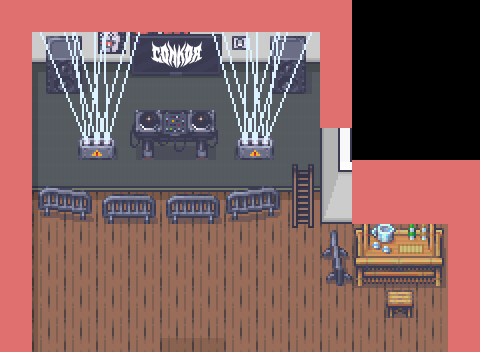

Tiled map render using the project's own tile images. Description and the map definition, with tile-layer contents summarised, below:
An orthogonal 15x11 tile map with 32x32 px tiles, 8 tile layers (floor, wall, ladder, bed, ...), 8 tilesets and 20 objects (1, 2, 3, 4, 5, ...).

<map version="1.10" tiledversion="1.11.2" orientation="orthogonal" renderorder="right-down" width="15" height="11" tilewidth="32" tileheight="32" infinite="0" nextlayerid="20" nextobjectid="51">
 <editorsettings>
  <export target="connor_room2.json" format="json" />
 </editorsettings>
 <tileset firstgid="1" name="room_builder" tilewidth="32" tileheight="32" tilecount="8588" columns="76">
  <image source="../tilesets/room_builder.png" width="2432" height="3616" />
 </tileset>
 <tileset firstgid="8589" name="beach" tilewidth="32" tileheight="32" tilecount="4000" columns="32">
  <image source="../tilesets/beach.png" width="1024" height="4000" />
 </tileset>
 <tileset firstgid="12589" name="generic" tilewidth="32" tileheight="32" tilecount="1248" columns="16">
  <image source="../tilesets/generic.png" width="512" height="2496" />
 </tileset>
 <tileset firstgid="13837" name="tv" tilewidth="32" tileheight="32" tilecount="224" columns="16">
  <image source="../tilesets/tv.png" width="512" height="448" />
 </tileset>
 <tileset firstgid="14061" name="halloween" tilewidth="32" tileheight="32" tilecount="976" columns="16">
  <image source="../tilesets/halloween.png" width="512" height="1952" />
 </tileset>
 <tileset firstgid="15037" name="floors" tilewidth="32" tileheight="32" tilecount="600" columns="15">
  <image source="../tilesets/floors.png" width="480" height="1280" />
 </tileset>
 <tileset firstgid="15637" name="conkortv" tilewidth="32" tileheight="32" tilecount="224" columns="16">
  <image source="../tilesets/conkortv.png" width="512" height="448" />
 </tileset>
 <tileset firstgid="15861" name="laser" tilewidth="32" tileheight="32" tilecount="1440" columns="160">
  <image source="../tilesets/laser.png" width="5120" height="288" />
  <tile id="641">
   <animation>
    <frame tileid="641" duration="150" />
    <frame tileid="649" duration="150" />
    <frame tileid="657" duration="150" />
    <frame tileid="665" duration="150" />
    <frame tileid="673" duration="150" />
    <frame tileid="681" duration="150" />
    <frame tileid="689" duration="150" />
    <frame tileid="697" duration="150" />
    <frame tileid="705" duration="150" />
    <frame tileid="713" duration="150" />
    <frame tileid="721" duration="150" />
    <frame tileid="729" duration="150" />
    <frame tileid="737" duration="150" />
    <frame tileid="745" duration="150" />
    <frame tileid="753" duration="150" />
    <frame tileid="761" duration="150" />
    <frame tileid="769" duration="150" />
    <frame tileid="777" duration="150" />
    <frame tileid="785" duration="150" />
    <frame tileid="793" duration="150" />
   </animation>
  </tile>
  <tile id="642">
   <animation>
    <frame tileid="642" duration="150" />
    <frame tileid="650" duration="150" />
    <frame tileid="658" duration="150" />
    <frame tileid="666" duration="150" />
    <frame tileid="674" duration="150" />
    <frame tileid="682" duration="150" />
    <frame tileid="690" duration="150" />
    <frame tileid="698" duration="150" />
    <frame tileid="706" duration="150" />
    <frame tileid="714" duration="150" />
    <frame tileid="722" duration="150" />
    <frame tileid="730" duration="150" />
    <frame tileid="738" duration="150" />
    <frame tileid="746" duration="150" />
    <frame tileid="754" duration="150" />
    <frame tileid="762" duration="150" />
    <frame tileid="770" duration="150" />
    <frame tileid="778" duration="150" />
    <frame tileid="794" duration="150" />
    <frame tileid="786" duration="150" />
   </animation>
  </tile>
  <tile id="643">
   <animation>
    <frame tileid="643" duration="150" />
    <frame tileid="651" duration="150" />
    <frame tileid="659" duration="150" />
    <frame tileid="667" duration="150" />
    <frame tileid="675" duration="150" />
    <frame tileid="683" duration="150" />
    <frame tileid="691" duration="150" />
    <frame tileid="699" duration="150" />
    <frame tileid="707" duration="150" />
    <frame tileid="715" duration="150" />
    <frame tileid="723" duration="150" />
    <frame tileid="731" duration="150" />
    <frame tileid="739" duration="150" />
    <frame tileid="747" duration="150" />
    <frame tileid="755" duration="150" />
    <frame tileid="763" duration="150" />
    <frame tileid="771" duration="150" />
    <frame tileid="779" duration="150" />
    <frame tileid="787" duration="150" />
    <frame tileid="795" duration="150" />
   </animation>
  </tile>
  <tile id="644">
   <animation>
    <frame tileid="644" duration="150" />
    <frame tileid="652" duration="150" />
    <frame tileid="660" duration="150" />
    <frame tileid="668" duration="150" />
    <frame tileid="676" duration="150" />
    <frame tileid="684" duration="150" />
    <frame tileid="692" duration="150" />
    <frame tileid="700" duration="150" />
    <frame tileid="708" duration="150" />
    <frame tileid="716" duration="150" />
    <frame tileid="724" duration="150" />
    <frame tileid="732" duration="150" />
    <frame tileid="740" duration="150" />
    <frame tileid="748" duration="150" />
    <frame tileid="756" duration="150" />
    <frame tileid="764" duration="150" />
    <frame tileid="772" duration="150" />
    <frame tileid="780" duration="150" />
    <frame tileid="788" duration="150" />
    <frame tileid="796" duration="150" />
   </animation>
  </tile>
  <tile id="645">
   <animation>
    <frame tileid="645" duration="150" />
    <frame tileid="653" duration="150" />
    <frame tileid="661" duration="150" />
    <frame tileid="669" duration="150" />
    <frame tileid="677" duration="150" />
    <frame tileid="685" duration="150" />
    <frame tileid="693" duration="150" />
    <frame tileid="701" duration="150" />
    <frame tileid="709" duration="150" />
    <frame tileid="717" duration="150" />
    <frame tileid="725" duration="150" />
    <frame tileid="733" duration="150" />
    <frame tileid="741" duration="150" />
    <frame tileid="749" duration="150" />
    <frame tileid="757" duration="150" />
    <frame tileid="765" duration="150" />
    <frame tileid="773" duration="150" />
    <frame tileid="781" duration="150" />
    <frame tileid="789" duration="150" />
    <frame tileid="797" duration="150" />
   </animation>
  </tile>
  <tile id="802">
   <animation>
    <frame tileid="802" duration="150" />
    <frame tileid="810" duration="150" />
    <frame tileid="818" duration="150" />
    <frame tileid="826" duration="150" />
    <frame tileid="834" duration="150" />
    <frame tileid="842" duration="150" />
    <frame tileid="850" duration="150" />
    <frame tileid="858" duration="150" />
    <frame tileid="866" duration="150" />
    <frame tileid="874" duration="150" />
    <frame tileid="882" duration="150" />
    <frame tileid="890" duration="150" />
    <frame tileid="898" duration="150" />
    <frame tileid="906" duration="150" />
    <frame tileid="914" duration="150" />
    <frame tileid="922" duration="150" />
    <frame tileid="930" duration="150" />
    <frame tileid="938" duration="150" />
    <frame tileid="946" duration="150" />
    <frame tileid="954" duration="150" />
   </animation>
  </tile>
  <tile id="803">
   <animation>
    <frame tileid="803" duration="150" />
    <frame tileid="811" duration="150" />
    <frame tileid="819" duration="150" />
    <frame tileid="827" duration="150" />
    <frame tileid="835" duration="150" />
    <frame tileid="843" duration="150" />
    <frame tileid="851" duration="150" />
    <frame tileid="859" duration="150" />
    <frame tileid="867" duration="150" />
    <frame tileid="875" duration="150" />
    <frame tileid="883" duration="150" />
    <frame tileid="891" duration="150" />
    <frame tileid="899" duration="150" />
    <frame tileid="907" duration="150" />
    <frame tileid="915" duration="150" />
    <frame tileid="923" duration="150" />
    <frame tileid="931" duration="150" />
    <frame tileid="939" duration="150" />
    <frame tileid="947" duration="150" />
    <frame tileid="955" duration="150" />
   </animation>
  </tile>
  <tile id="804">
   <animation>
    <frame tileid="804" duration="150" />
    <frame tileid="812" duration="150" />
    <frame tileid="820" duration="150" />
    <frame tileid="828" duration="150" />
    <frame tileid="836" duration="150" />
    <frame tileid="844" duration="150" />
    <frame tileid="852" duration="150" />
    <frame tileid="860" duration="150" />
    <frame tileid="868" duration="150" />
    <frame tileid="876" duration="150" />
    <frame tileid="884" duration="150" />
    <frame tileid="892" duration="150" />
    <frame tileid="900" duration="150" />
    <frame tileid="908" duration="150" />
    <frame tileid="916" duration="150" />
    <frame tileid="924" duration="150" />
    <frame tileid="932" duration="150" />
    <frame tileid="940" duration="150" />
    <frame tileid="948" duration="150" />
    <frame tileid="956" duration="150" />
   </animation>
  </tile>
  <tile id="805">
   <animation>
    <frame tileid="805" duration="150" />
    <frame tileid="813" duration="150" />
    <frame tileid="821" duration="150" />
    <frame tileid="829" duration="150" />
    <frame tileid="837" duration="150" />
    <frame tileid="845" duration="150" />
    <frame tileid="853" duration="150" />
    <frame tileid="861" duration="150" />
    <frame tileid="869" duration="150" />
    <frame tileid="877" duration="150" />
    <frame tileid="885" duration="150" />
    <frame tileid="893" duration="150" />
    <frame tileid="901" duration="150" />
    <frame tileid="909" duration="150" />
    <frame tileid="917" duration="150" />
    <frame tileid="925" duration="150" />
    <frame tileid="933" duration="150" />
    <frame tileid="941" duration="150" />
    <frame tileid="949" duration="150" />
    <frame tileid="957" duration="150" />
   </animation>
  </tile>
  <tile id="962">
   <animation>
    <frame tileid="962" duration="150" />
    <frame tileid="970" duration="150" />
    <frame tileid="978" duration="150" />
    <frame tileid="986" duration="150" />
    <frame tileid="994" duration="150" />
    <frame tileid="1002" duration="150" />
    <frame tileid="1010" duration="150" />
    <frame tileid="1018" duration="150" />
    <frame tileid="1026" duration="150" />
    <frame tileid="1034" duration="150" />
    <frame tileid="1042" duration="150" />
    <frame tileid="1050" duration="150" />
    <frame tileid="1058" duration="150" />
    <frame tileid="1066" duration="150" />
    <frame tileid="1074" duration="150" />
    <frame tileid="1082" duration="150" />
    <frame tileid="1090" duration="150" />
    <frame tileid="1098" duration="150" />
    <frame tileid="1106" duration="150" />
    <frame tileid="1114" duration="150" />
   </animation>
  </tile>
  <tile id="963">
   <animation>
    <frame tileid="963" duration="150" />
    <frame tileid="971" duration="150" />
    <frame tileid="979" duration="150" />
    <frame tileid="987" duration="150" />
    <frame tileid="995" duration="150" />
    <frame tileid="1003" duration="150" />
    <frame tileid="1011" duration="150" />
    <frame tileid="1019" duration="150" />
    <frame tileid="1027" duration="150" />
    <frame tileid="1035" duration="150" />
    <frame tileid="1043" duration="150" />
    <frame tileid="1051" duration="150" />
    <frame tileid="1059" duration="150" />
    <frame tileid="1067" duration="150" />
    <frame tileid="1075" duration="150" />
    <frame tileid="1083" duration="150" />
    <frame tileid="1091" duration="150" />
    <frame tileid="1099" duration="150" />
    <frame tileid="1107" duration="150" />
    <frame tileid="1115" duration="150" />
   </animation>
  </tile>
  <tile id="964">
   <animation>
    <frame tileid="964" duration="150" />
    <frame tileid="972" duration="150" />
    <frame tileid="980" duration="150" />
    <frame tileid="988" duration="150" />
    <frame tileid="996" duration="150" />
    <frame tileid="1004" duration="150" />
    <frame tileid="1012" duration="150" />
    <frame tileid="1020" duration="150" />
    <frame tileid="1028" duration="150" />
    <frame tileid="1036" duration="150" />
    <frame tileid="1044" duration="150" />
    <frame tileid="1052" duration="150" />
    <frame tileid="1060" duration="150" />
    <frame tileid="1068" duration="150" />
    <frame tileid="1076" duration="150" />
    <frame tileid="1084" duration="150" />
    <frame tileid="1092" duration="150" />
    <frame tileid="1100" duration="150" />
    <frame tileid="1108" duration="150" />
    <frame tileid="1116" duration="150" />
   </animation>
  </tile>
  <tile id="965">
   <animation>
    <frame tileid="965" duration="150" />
    <frame tileid="973" duration="150" />
    <frame tileid="981" duration="150" />
    <frame tileid="989" duration="150" />
    <frame tileid="997" duration="150" />
    <frame tileid="1005" duration="150" />
    <frame tileid="1013" duration="150" />
    <frame tileid="1021" duration="150" />
    <frame tileid="1029" duration="150" />
    <frame tileid="1037" duration="150" />
    <frame tileid="1045" duration="150" />
    <frame tileid="1053" duration="150" />
    <frame tileid="1061" duration="150" />
    <frame tileid="1069" duration="150" />
    <frame tileid="1077" duration="150" />
    <frame tileid="1085" duration="150" />
    <frame tileid="1093" duration="150" />
    <frame tileid="1101" duration="150" />
    <frame tileid="1109" duration="150" />
    <frame tileid="1117" duration="150" />
   </animation>
  </tile>
  <tile id="1123">
   <animation>
    <frame tileid="1123" duration="150" />
    <frame tileid="1131" duration="150" />
    <frame tileid="1139" duration="150" />
    <frame tileid="1147" duration="150" />
    <frame tileid="1155" duration="150" />
    <frame tileid="1163" duration="150" />
    <frame tileid="1171" duration="150" />
    <frame tileid="1179" duration="150" />
    <frame tileid="1187" duration="150" />
    <frame tileid="1195" duration="150" />
    <frame tileid="1203" duration="150" />
    <frame tileid="1211" duration="150" />
    <frame tileid="1219" duration="150" />
    <frame tileid="1227" duration="150" />
    <frame tileid="1235" duration="150" />
    <frame tileid="1243" duration="150" />
    <frame tileid="1251" duration="150" />
    <frame tileid="1259" duration="150" />
    <frame tileid="1267" duration="150" />
    <frame tileid="1275" duration="150" />
   </animation>
  </tile>
  <tile id="1124">
   <animation>
    <frame tileid="1124" duration="150" />
    <frame tileid="1132" duration="150" />
    <frame tileid="1140" duration="150" />
    <frame tileid="1148" duration="150" />
    <frame tileid="1156" duration="150" />
    <frame tileid="1164" duration="150" />
    <frame tileid="1172" duration="150" />
    <frame tileid="1180" duration="150" />
    <frame tileid="1188" duration="150" />
    <frame tileid="1196" duration="150" />
    <frame tileid="1204" duration="150" />
    <frame tileid="1212" duration="150" />
    <frame tileid="1220" duration="150" />
    <frame tileid="1228" duration="150" />
    <frame tileid="1236" duration="150" />
    <frame tileid="1244" duration="150" />
    <frame tileid="1252" duration="150" />
    <frame tileid="1260" duration="150" />
    <frame tileid="1268" duration="150" />
    <frame tileid="1276" duration="150" />
   </animation>
  </tile>
  <tile id="1283">
   <animation>
    <frame tileid="1283" duration="150" />
    <frame tileid="1291" duration="150" />
    <frame tileid="1299" duration="150" />
    <frame tileid="1307" duration="150" />
    <frame tileid="1315" duration="150" />
    <frame tileid="1323" duration="150" />
    <frame tileid="1331" duration="150" />
    <frame tileid="1339" duration="150" />
    <frame tileid="1347" duration="150" />
    <frame tileid="1355" duration="150" />
    <frame tileid="1363" duration="150" />
    <frame tileid="1371" duration="150" />
    <frame tileid="1379" duration="150" />
    <frame tileid="1387" duration="150" />
    <frame tileid="1395" duration="150" />
    <frame tileid="1403" duration="150" />
    <frame tileid="1411" duration="150" />
    <frame tileid="1419" duration="150" />
    <frame tileid="1427" duration="150" />
    <frame tileid="1435" duration="150" />
   </animation>
  </tile>
  <tile id="1284">
   <animation>
    <frame tileid="1284" duration="150" />
    <frame tileid="1292" duration="150" />
    <frame tileid="1300" duration="150" />
    <frame tileid="1308" duration="150" />
    <frame tileid="1316" duration="150" />
    <frame tileid="1324" duration="150" />
    <frame tileid="1332" duration="150" />
    <frame tileid="1340" duration="150" />
    <frame tileid="1348" duration="150" />
    <frame tileid="1356" duration="150" />
    <frame tileid="1364" duration="150" />
    <frame tileid="1372" duration="150" />
    <frame tileid="1380" duration="150" />
    <frame tileid="1388" duration="150" />
    <frame tileid="1396" duration="150" />
    <frame tileid="1404" duration="150" />
    <frame tileid="1412" duration="150" />
    <frame tileid="1420" duration="150" />
    <frame tileid="1428" duration="150" />
    <frame tileid="1436" duration="150" />
   </animation>
  </tile>
 </tileset>
 <layer id="1" name="floor" width="15" height="11">
  <data>[165 cells, 75 non-empty, 1 distinct tile ids]</data>
 </layer>
 <layer id="3" name="wall" width="15" height="11">
  <data>[165 cells, 97 non-empty, 18 distinct tile ids]</data>
 </layer>
 <layer id="9" name="ladder" width="15" height="11">
  <data>[165 cells, 39 non-empty, 26 distinct tile ids]</data>
 </layer>
 <layer id="7" name="bed" width="15" height="11">
  <data>[165 cells, 1 non-empty, 1 distinct tile ids]</data>
 </layer>
 <layer id="5" name="on_floor" width="15" height="11">
  <data>[165 cells, 28 non-empty, 22 distinct tile ids]</data>
 </layer>
 <layer id="8" name="misc" width="15" height="11">
  <data>[165 cells, 17 non-empty, 12 distinct tile ids]</data>
 </layer>
 <layer id="18" name="lasers" width="15" height="11">
  <data>[165 cells, 50 non-empty, 25 distinct tile ids]</data>
 </layer>
 <layer id="11" name="collision" width="15" height="11">
  <data>[165 cells, 36 non-empty, 1 distinct tile ids]</data>
 </layer>
 <objectgroup id="12" name="collision">
  <object id="1" name="1" x="32.6667" y="345.333" width="130" height="5.33333" />
  <object id="2" name="2" x="226" y="345.333" width="222.667" height="5.33333" />
  <object id="4" name="3" x="129.333" y="108" width="90.6667" height="42.6667" />
  <object id="5" name="4" x="267.334" y="35.3333" width="39.3333" height="58" />
  <object id="6" name="5" x="46.6667" y="36.6667" width="38" height="56.6667" />
  <object id="9" name="6" x="126" y="35.3333" width="96.6666" height="34.6667" />
  <object id="13" name="7" x="32" y="32" width="287.333" height="26.6667" />
  <object id="14" name="8" x="320.667" y="127.333" width="30.6667" height="149.333" />
  <object id="17" name="11" x="354.667" y="162" width="89.3334" height="116" />
  <object id="20" name="14" x="31.3333" y="187.333" width="254.666" height="25.3333" />
  <object id="41" x="235" y="137.333" width="39" height="48.5" />
  <object id="42" x="79.3333" y="136.667" width="37" height="50" />
 </objectgroup>
 <objectgroup id="14" name="objects">
  <object id="24" name="dj" x="122.667" y="108" width="110" height="51.3334" />
  <object id="33" name="door_to_apartment" x="159.333" y="347.333" width="68.6667" height="3.33333" />
  <object id="34" name="player_spawn" x="186.667" y="312.667" width="14.6667" height="12.6667" />
  <object id="39" name="screen" x="123.333" y="26.6667" width="102" height="49.75" />
  <object id="43" name="bar" x="367.333" y="260.667" width="64" height="34.6667" />
  <object id="47" name="connornpc" x="177.417" y="78.5" width="13.6667" height="8" />
  <object id="49" name="chrisnpc" x="95.3333" y="267.667" width="7.33333" height="5" />
  <object id="50" name="lastnpc" x="225" y="229.667" width="6.66667" height="5" />
 </objectgroup>
</map>
